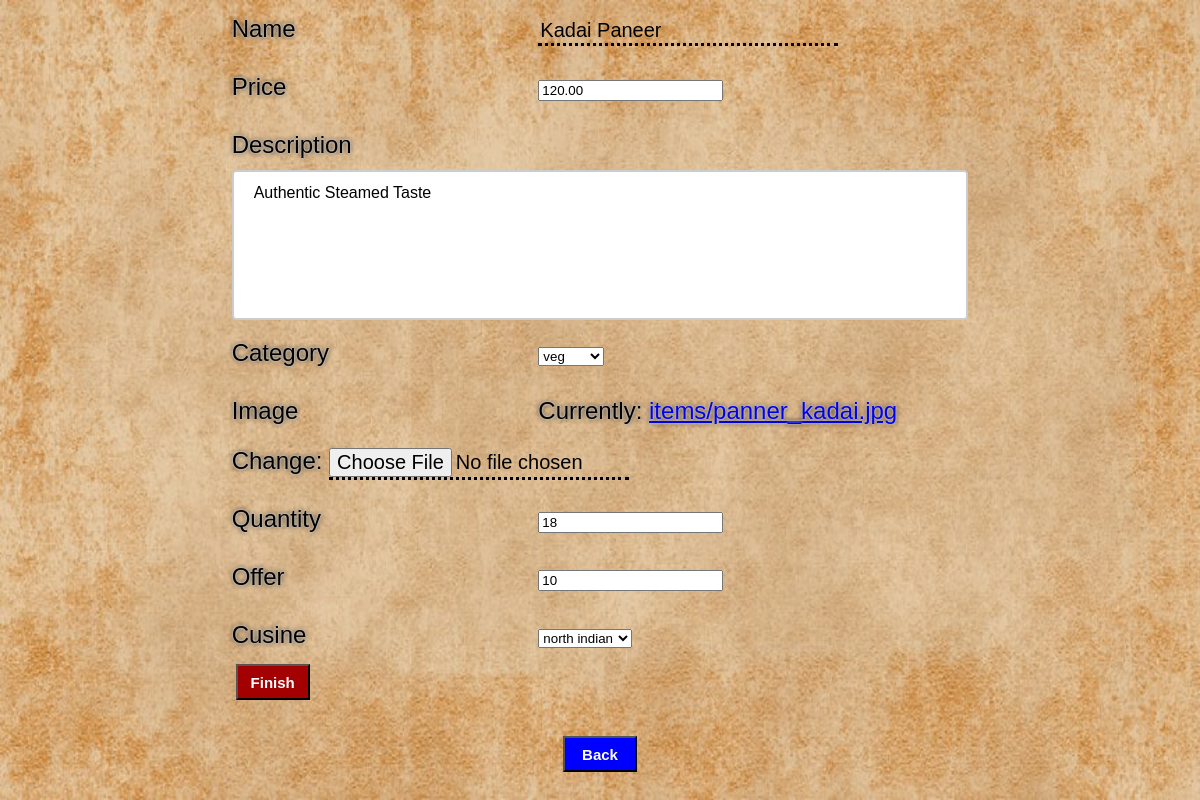
The page /update_item/2/ on the database its author committed.
### base/models.py (models this page shows, shortened)
class Items(models.Model):
    class Cusine(models.TextChoices):
        NORTH_INDIAN = 'NORTH INDIAN', 'north indian'
        CHINESE = 'CHINESE', 'chinese'
        SOUTH_INDIAN = 'SOUTH INDIAN', 'south indian'
        WESTERN = 'WESTERN', 'western'
    name = models.CharField(max_length=40)
    price = models.DecimalField(max_digits=5, decimal_places=2)
    description = models.TextField(max_length=200, null=True)
    category = models.CharField(max_length=8, choices=CustomerProfile.Preferences.choices ,default=CustomerProfile.Preferences.VEG)
    image = models.ImageField(upload_to="items/")
    quantity = models.PositiveIntegerField(null=True, validators=[MinValueValidator(0),])
    rating = models.DecimalField(max_digits=3, decimal_places=2, validators=[MinValueValidator(0.0), MaxValueValidator(5.0)], default=0,null=True)
    restaurant = models.ForeignKey(Restaurant,on_delete=models.CASCADE)
    offer = models.IntegerField(validators=[MaxValueValidator(100),MinValueValidator(0)],default=0)
    cusine = models.CharField(max_length=20, choices= Cusine.choices, default= Cusine.SOUTH_INDIAN)

### base/views.py (the view)
# urls.py: path('update_item/<str:pk>/', views.updateItem, name = 'update-item'),
def updateItem(request,pk):
    item = Items.objects.get(id = pk)
    form = ItemForm(instance= item)
    if request.method == 'POST':
        form = ItemForm(request.POST,request.FILES,instance = item)
        if form.is_valid():
            item = form.save(commit=False)
            item.save()
            return redirect('home')
    return render(request, "base/item_create.html",{'form': form})

### base/forms.py
class ItemForm(ModelForm):
    class Meta:
        model = Items
        exclude = ['rating','restaurant']

### base/templates/base/item_create.html (shortened to what this page needs)
{%load static%}
<html>
<head>
    <link rel="stylesheet" href="{%static 'styles/style.css'%}" />
</head>
<body class = "item-create">
    <form action="" method="POST" enctype="multipart/form-data">
        {%for field in form%}
        <div class = "table-addon">
            <label class="">
                {{field.label}}
            </label>
            {{field}}
        </div>
        {%endfor%}
            <input type="submit" value="Finish" style="margin-bottom: 20;"/>
    </form>
    <a href = "/" style="margin-bottom: 20;">
        <button class = "sub-button" style="background-color: blue;margin-left: auto;"> Back </button>
    </a>
</body>
</html>

### static/styles/style.css (style rules this page uses)
* { font-family: Arial, Helvetica, sans-serif; }
body { margin:0px; }
input:not([type="submit"],[type="number"]) { width: 300px; font-size: 20px; border: 0; outline: 0; background: transparent; border-bottom: 3px dotted black; }
label { display: inline-block; width: 300px; text-align: left; }
.sub-button { background-color: rgb(58, 1, 163); color: white; height: 36px; width: 74px; font-weight: bold; font-size: 15px; cursor: pointer; margin-left: 18px; }
.item-create { display: flex; justify-content: center; align-items: center; background-image: url("../images/brown.jpg"); background-size: 100% 100%; text-shadow: 0 0 3px #ffffff, 0 0 5px #000000; flex-direction: column; }
.table-addon { padding: 4; font-size:x-large; line-height: 50px; }
textarea { width: 100%; height: 150px; padding: 12px 20px; box-sizing: border-box; border: 2px solid #ccc; border-radius: 4px; background-color: #ffffff; font-size: 16px; resize: none; }
input[type = "submit"] { background-color: rgb(163, 1, 1); color: white; height: 36px; width: 74px; font-weight: bold; font-size: 15px; cursor: pointer; margin-left: 8px; }

### rows shown on the page
Items: form "Kadai Paneer" "120.00" "Authentic Steamed Taste" "veg" "18" "10" "north indian"

### other values the page prints
{{ field.label }} "Name" "Price" "Description" "Category" "Image" "Quantity" "Offer" "Cusine"
